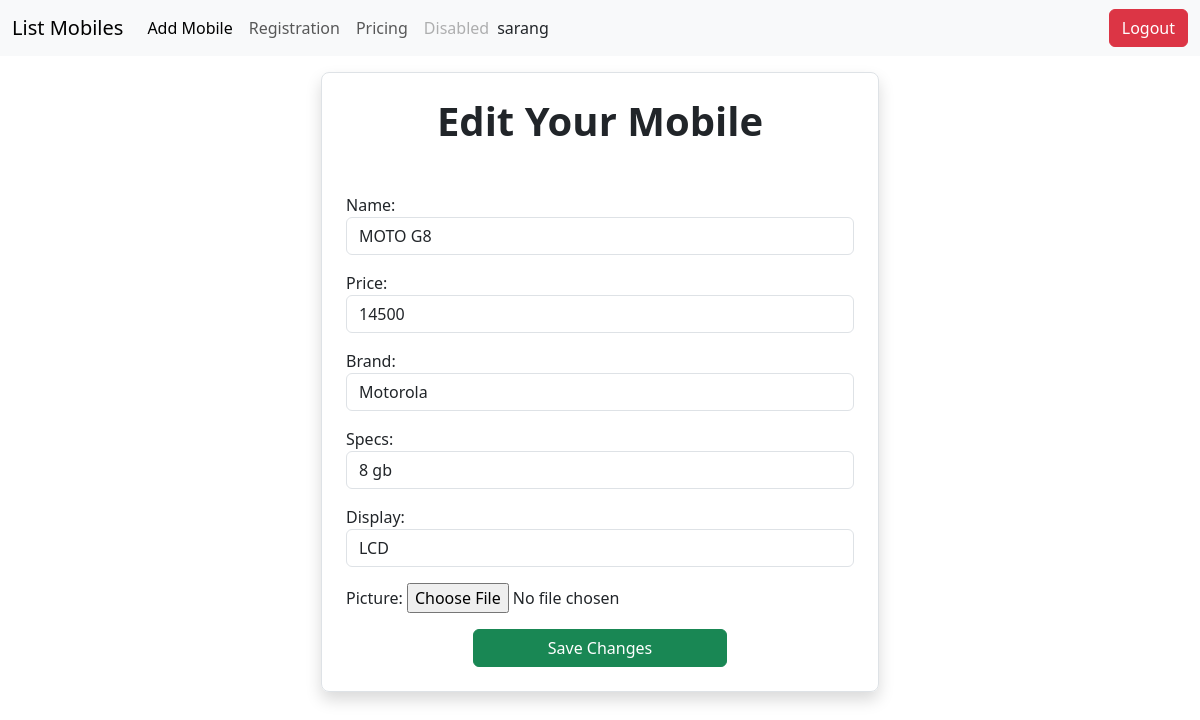
Page /mobile/4/change (signed in) on the earlier database version.
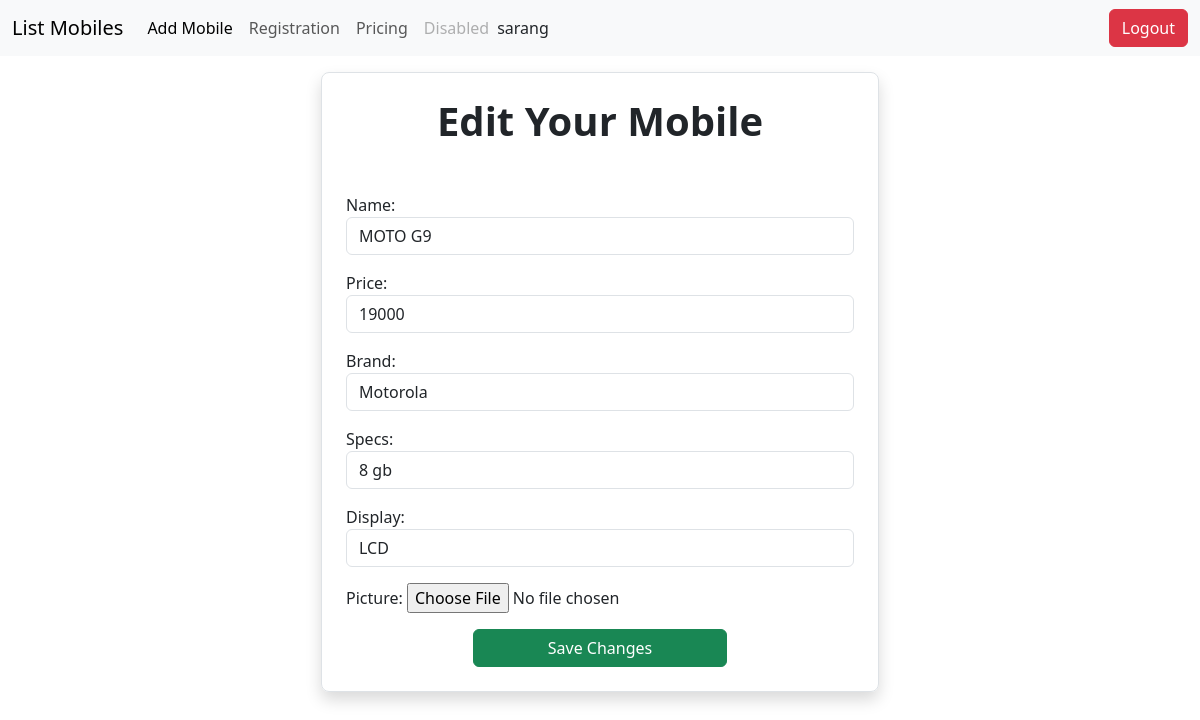
Same page on the later database version.
### mobile/models.py (models this page shows, shortened)
class Mobiles(models.Model):
    name=models.CharField(max_length=100,unique=True)
    price=models.PositiveIntegerField()
    brand=models.CharField(max_length=100)
    specs=models.CharField(max_length=100)
    display=models.CharField(max_length=100)
    picture=models.ImageField(upload_to="images",null=True)

### mobile/views.py (the view, shortened to what this page needs)
# urls.py: path("mobile/<int:pk>/change",views.MobileUpdateView.as_view(),name="mobile-change"),
@method_decorator(signin_required,name="dispatch")
class MobileUpdateView(View):
    def get(self,request,*args,**kwargs):
        id=kwargs.get("pk")
        obj=Mobiles.objects.get(id=id)
        form=MobileForm(instance=obj)
        return render(request,"mobile_edit.html",{"form":form})

### mobile/forms.py
class MobileForm(forms.ModelForm):
    class Meta:
        model=Mobiles
        fields="__all__"
        widgets={
            "name":forms.TextInput(attrs={"class":"form-control","placeholder":"Name"}),
            "price":forms.NumberInput(attrs={"class":"form-control","placeholder":"Price"}),
            "brand":forms.TextInput(attrs={"class":"form-control","placeholder":"Brand"}),
            "specs":forms.TextInput(attrs={"class":"form-control","placeholder":"Specs"}),
            "display":forms.TextInput(attrs={"class":"form-control","placeholder":"Display"})
        }

### mobile/views.py (called while the page is built)
def signin_required(fn):
    def wrapper(request,*args,**kwargs):
        if not request.user.is_authenticated:
            messages.error(request,"Invalid section")
            return redirect("signin")
        else:
            return fn(request,*args,**kwargs)
    return wrapper

### mobile/templates/mobile_edit.html (shortened to what this page needs)
{%extends 'base.html'%}
{%block body_block%}
<div class="container d-flex justify-content-center">
    <form class="mt-3 w-50 border shadow p-4 rounded-3" action="" method="post" enctype="multipart/form-data">
        <h1 class="text-center mb-5 fw-bolder">Edit Your Mobile</h1>
        <div>
        {{form.as_p}}
        </div>
        <div class="d-flex justify-content-center">
            <button class="btn btn-success w-50" type="submit">Save Changes</button>
        </div>
    </form>
</div>
{%endblock%}

Differences in the rows shown:
changed Mobiles "Motorola": name "MOTO G8" → "MOTO G9"; price "14500" → "19000"
